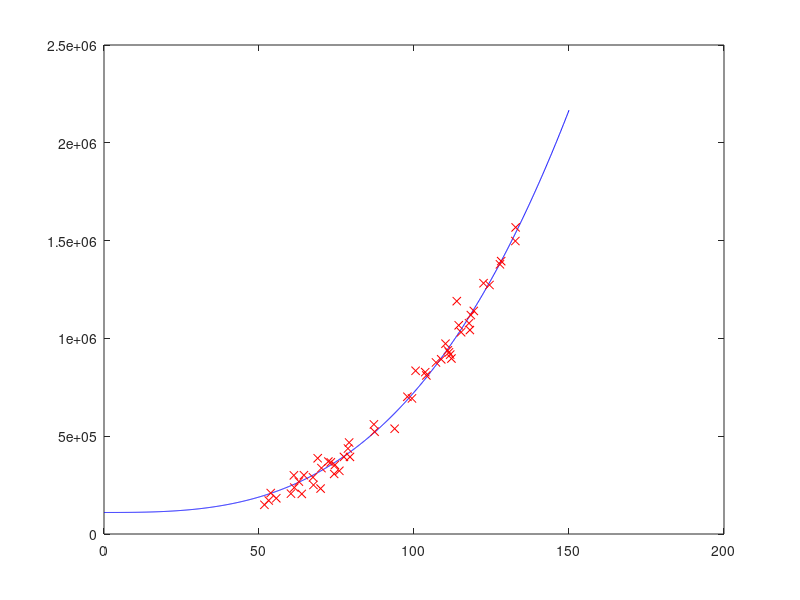

Reproduce this figure in MATLAB. (Note: this script raises an error after producing the figure.)
clear all; clc; close all;
rng(555);

%%
theta0 = 110000;
theta1 = 15;
theta2 = 1.3;
theta3 = 0.6;
x      = 0 : 0.1 : 150;
h      = theta0 + theta1 * x + theta2 * x .^2 + theta3 * x .^3;
%%
figure(1)
plot(x, h, 'b-');
hold on;

xMax  = 140;
xMin  = 50;
m     = 70;
sigma = 50000;

x = xMin + (xMax - xMin).* rand(52, 1);
h = theta0 + theta1 * x + theta2 * x .^2 + theta3 * x .^3; 
h = h + sigma * randn(size(h));
plot(x, h, 'rx');
%%
[x, i] = sort(x);
data   = [x, h(i)];
save( '../Data/dataChap3B.mat', 'data' );